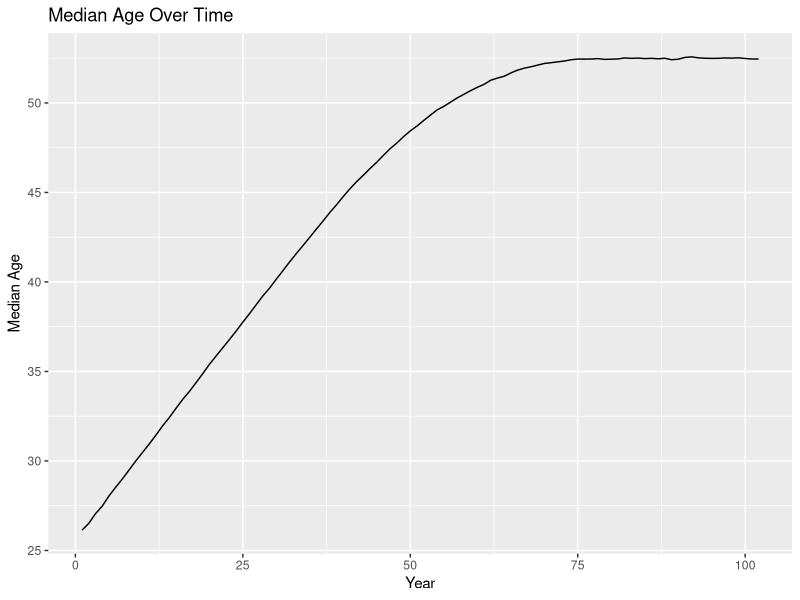
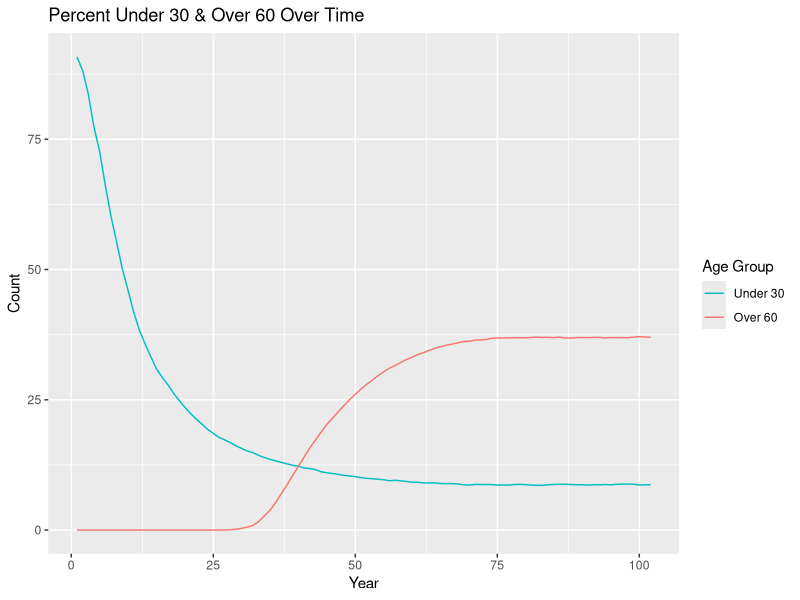
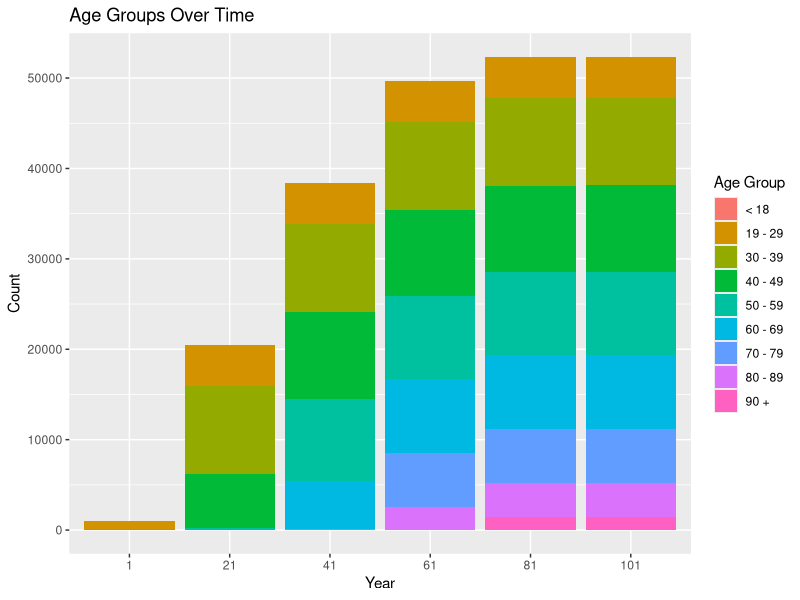
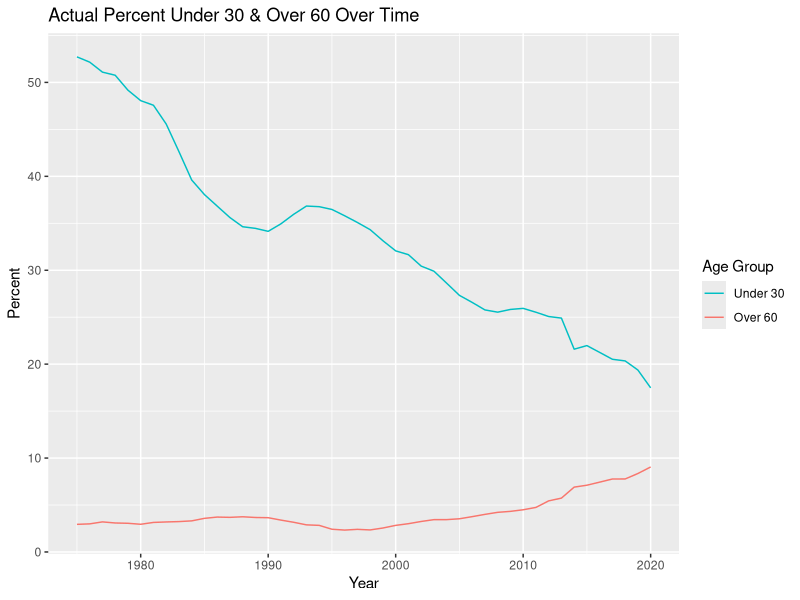
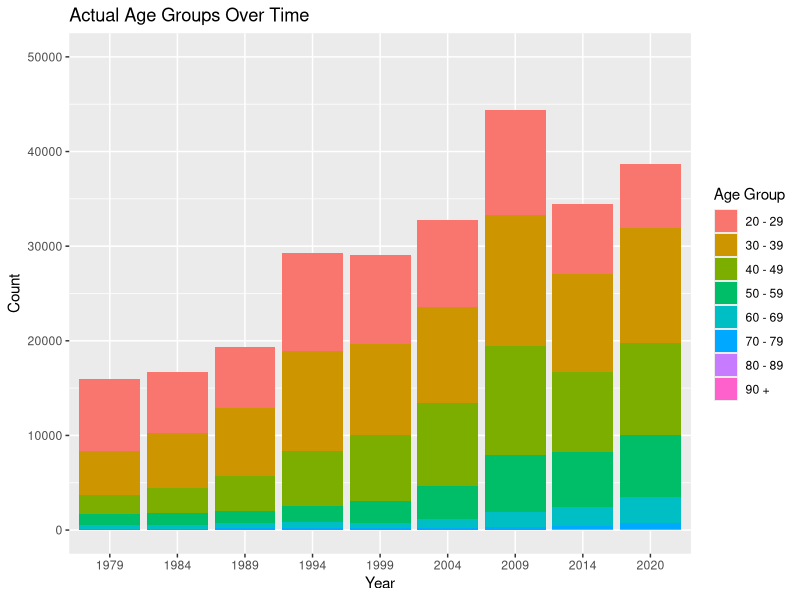
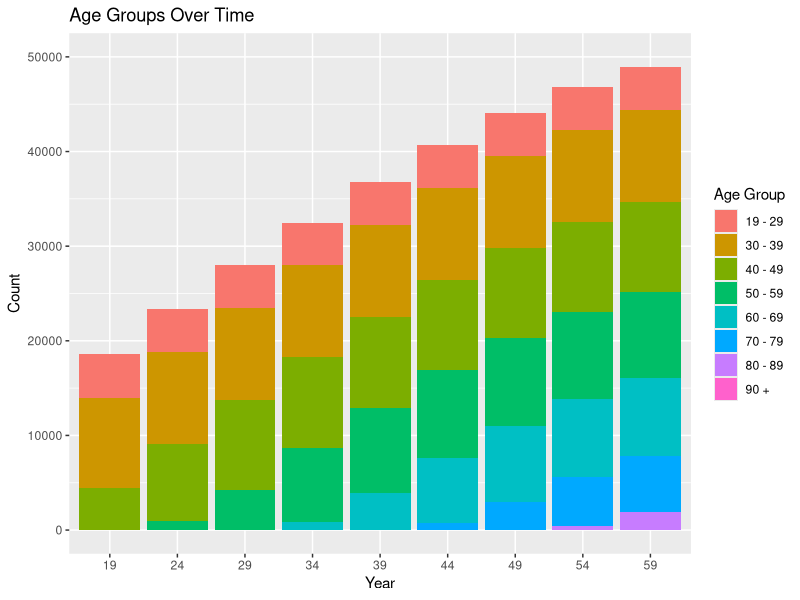
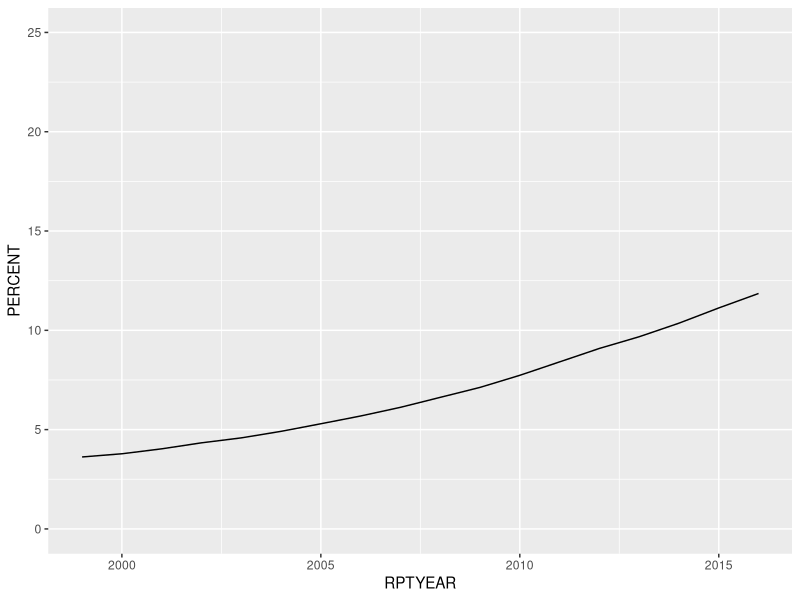
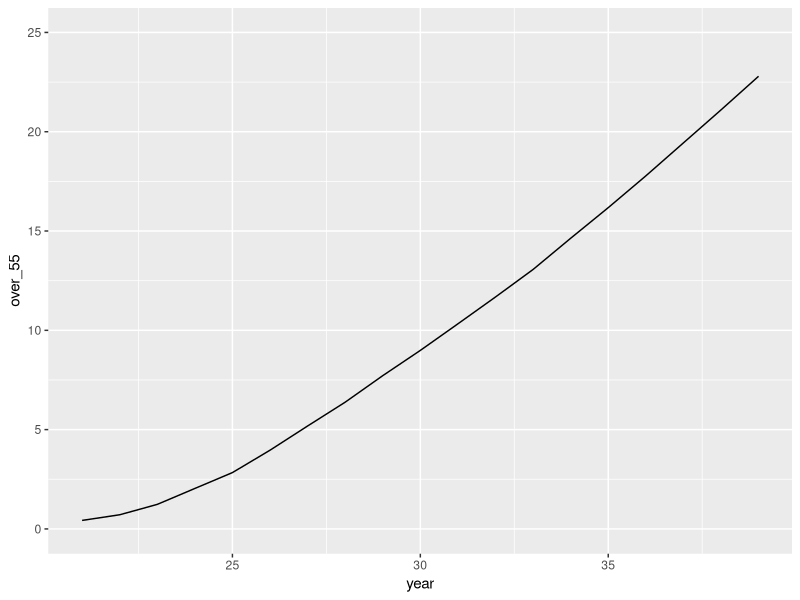

Source code (R) for these figures, in order:
## ---- chunk 1
knitr::opts_chunk$set(echo = TRUE)
## ---- chunk 2
library(tidyverse)
## ---- chunk 3
set.seed(12345)
## ---- chunk 4
population <- 
  rnorm(n = 1000, mean = 26, sd = 3) %>% 
  enframe() %>% 
  select(value) %>% 
  rename(original_age = value) %>% 
  mutate(current_age = original_age, years_incarcerated = 0)

overall <-
  tibble(year = 1, total_population = nrow(population), 
         median_age = median(population$current_age)) %>% 
  mutate("< 18" = pull(count(filter(population, current_age < 19))),
         "19 - 29" = pull(count(filter(population, current_age >= 19 & current_age < 30))),
         "30 - 39" = pull(count(filter(population, current_age >= 30 & current_age < 40))),
         "40 - 49" = pull(count(filter(population, current_age >= 40 & current_age < 50))),
         "50 - 59" = pull(count(filter(population, current_age >= 50 & current_age < 60))),
         "60 - 69" = pull(count(filter(population, current_age >= 60 & current_age < 70))),
         "70 - 79" = pull(count(filter(population, current_age >= 70 & current_age < 80))),
         "80 - 89" = pull(count(filter(population, current_age >= 80 & current_age < 90))),
         "90 +" = pull(count(filter(population, current_age >= 90))))
## ---- chunk 5
one_year_population <- function(data) {
  # age & years incarcerated increases by 1
  data$current_age <- data$current_age + 1
  data$years_incarcerated <- data$years_incarcerated + 1
  
  # creates age group cohorts & randomly removes fraction based on cohort
  less_than_18 <- filter(data, current_age < 19)
  less_than_18 <- sample_frac(less_than_18, (1 - 0.0055))
  
  `19_to_29` <- filter(data, current_age >= 19 & current_age < 30)
  `19_to_29` <- sample_frac(`19_to_29`, (1 - 0.0022))
  
  `30_to_39` <- filter(data, current_age >= 30 & current_age < 40)
  `30_to_39` <- sample_frac(`30_to_39`, (1 - 0.0023))
  
  `40_to_49` <- filter(data, current_age >= 40 & current_age < 50)
  `40_to_49` <- sample_frac(`40_to_49`, (1 - 0.0025))
  
  `50_to_59` <- filter(data, current_age >= 50 & current_age < 60)
  `50_to_59` <- sample_frac(`50_to_59`, (1 - 0.0060))
  
  `60_to_69` <- filter(data, current_age >= 60 & current_age < 70)
  `60_to_69` <- sample_frac(`60_to_69`, (1 - 0.0162))
  
  `70_to_79` <- filter(data, current_age >= 70 & current_age < 80)
  `70_to_79` <- sample_frac(`70_to_79`, (1 - 0.0424))
  
  `80_to_89` <- filter(data, current_age >= 80 & current_age < 90)
  `80_to_89` <- sample_frac(`80_to_89`, (1 - 0.0519))
  
  over_90 <- filter(data, current_age >= 90)
  over_90 <- sample_frac(over_90, (1 - 0.1250))
  
  data <- do.call("rbind", list(less_than_18, `19_to_29`, `30_to_39`, `40_to_49`, `50_to_59`, 
                                `60_to_69`,`70_to_79`, `80_to_89`, over_90))
  
  # adds 1000 more
  incoming <- 
    rnorm(n = 1000, mean = 26, sd = 3) %>% 
    enframe() %>% 
    select(value) %>% 
    rename(original_age = value) %>% 
    mutate(current_age = original_age, years_incarcerated = 0)
  data <- rbind(data, incoming)
  
  # removes any observations with age greater than 100
  data <- data %>% 
    filter(current_age < 100)
}

one_year_overall <- function(data, p) {
    incoming <-
      tibble(year = last(data$year) + 1, total_population = nrow(p),
             median_age = median(p$current_age)) %>% 
        mutate("< 18" = pull(count(filter(p, current_age < 19))),
               "19 - 29" = pull(count(filter(p, current_age >= 19 & current_age < 30))),
               "30 - 39" = pull(count(filter(p, current_age >= 30 & current_age < 40))),
               "40 - 49" = pull(count(filter(p, current_age >= 40 & current_age < 50))),
               "50 - 59" = pull(count(filter(p, current_age >= 50 & current_age < 60))),
               "60 - 69" = pull(count(filter(p, current_age >= 60 & current_age < 70))),
               "70 - 79" = pull(count(filter(p, current_age >= 70 & current_age < 80))),
               "80 - 89" = pull(count(filter(p, current_age >= 80 & current_age < 90))),
               "90 +" = pull(count(filter(p, current_age >= 90))))
    data <- rbind(data, incoming)
}
## ---- chunk 6
population <- one_year_population(population)
overall <- one_year_overall(overall, population)

# extend 100 years until stable
test_population <- population
test_overall <- overall
for (i in 1:100) {
  test_population <- one_year_population(test_population)
  test_overall <- one_year_overall(test_overall, test_population)
}
## ---- chunk 7
ggplot(data = test_overall, mapping = aes(x = year, y = median_age)) +
  geom_line() +
  labs(title = "Median Age Over Time", x = "Year", y = "Median Age")

test_overall %>% 
  mutate(under_30 = (`19 - 29` + `< 18`) / total_population * 100, 
         over_60 = (`60 - 69` + `70 - 79` + `80 - 89` + `90 +`) / total_population * 100) %>% 
  select(year, under_30, over_60) %>% 
  ggplot(data = ., mapping = aes(x = year, group = 1)) +
  geom_line(mapping = aes(y = under_30, color = "under_30")) +
  geom_line(mapping = aes(y = over_60, color = "over_60")) +
  labs(title = "Percent Under 30 & Over 60 Over Time", x = "Year", y = "Count") +
  scale_color_discrete(name = "Age Group",
                       breaks = c("under_30", "over_60"), labels = c("Under 30", "Over 60"))

test_overall_long <- test_overall %>% 
  select(year, `< 18`:`90 +`) %>% 
  mutate(year = as.character(year)) %>% 
  pivot_longer(-year, names_to = "age_group", values_to = "count")

ggplot(data = test_overall_long, mapping = aes(x = year, y = count, fill = age_group)) +
  geom_bar(position = "stack", stat = "identity") +
  labs(title = "Age Groups Over Time", x = "Year", y = "Count") +
  scale_x_discrete(limits = c("1", "21", "41", "61", "81", "101")) +
  scale_fill_discrete(name = "Age Group",
                      breaks = c("< 18", "19 - 29", "30 - 39", "40 - 49", "50 - 59", "60 - 69",
                                 "70 - 79", "80 - 89", "90 +"))
## ---- chunk 8
bar_race <- test_overall %>% 
  select(year, `< 18`:`90 +`) %>% 
  mutate(year = as.character(year)) %>% 
  pivot_longer(-year, names_to = "age_group", values_to = "count") %>% 
  pivot_wider(names_from = "year", values_from = "count")
## ---- chunk 9
actual <- read.csv("populations.csv")
actual %>% 
  mutate(Under30 = (AgeUnder20 + Age20to29) / PrisonPopulation * 100, 
         Over60 = (Age60to69 + Age70to79 + Age80to89 + Age90over) / PrisonPopulation * 100) %>% 
  select(year, PrisonPopulation, Under30, Over60) %>% 
  ggplot(data = ., mapping = aes(x = year, group = 1)) +
  geom_line(mapping = aes(y = Under30, color = "Under30")) +
  geom_line(mapping = aes(y = Over60, color = "Over60")) +
  labs(title = "Actual Percent Under 30 & Over 60 Over Time", x = "Year", y = "Percent") +
  scale_color_discrete(name = "Age Group",
                       breaks = c("Under30", "Over60"), labels = c("Under 30", "Over 60"))

actual_long <- actual %>% 
  select(year, AgeUnder20:Age90over) %>% 
  mutate(year = as.character(year)) %>% 
  pivot_longer(-year, names_to = "age_group", values_to = "count")

actual_long %>% 
  filter(age_group != "AgeUnder20") %>% 
  ggplot(data = ., mapping = aes(x = year, y = count, fill = age_group)) +
  geom_col() +
  labs(title = "Actual Age Groups Over Time", x = "Year", y = "Count") +
  scale_x_discrete(limits = c("1979", "1984", "1989", "1994", "1999", "2004", "2009", "2014", 
                              "2020")) +
  expand_limits(y = c(0, 50000)) +
  scale_fill_discrete(name = "Age Group",
                      breaks = c("Age20to29", "Age30to39", "Age40to49", "Age50to59", 
                                 "Age60to69", "Age70to79", "Age80to89", "Age90over"),
                      labels = c("20 - 29", "30 - 39", "40 - 49", "50 - 59", "60 - 69",
                                 "70 - 79", "80 - 89", "90 +"))

test_overall_long %>% 
  filter(age_group != "< 18") %>% 
  ggplot(data = ., mapping = aes(x = year, y = count, fill = age_group)) +
  geom_col() +
  labs(title = "Age Groups Over Time", x = "Year", y = "Count") +
  scale_x_discrete(limits = c("19", "24", "29", "34", "39", "44", "49", "54", "59")) +
  expand_limits(y = c(0, 50000)) +
  scale_fill_discrete(name = "Age Group",
                      breaks = c("19 - 29", "30 - 39", "40 - 49", "50 - 59", "60 - 69",
                                 "70 - 79", "80 - 89", "90 +"))
## ---- chunk 10
national <- read.csv("bjs.csv")
national %>% 
  filter(AGEYREND == "(5) 55+ years") %>%
  select(RPTYEAR, PERCENT) %>% 
  ggplot(data = ., mapping = aes(x = RPTYEAR, y = PERCENT)) +
  geom_line() +
  expand_limits(y = c(0, 25))

test_overall %>% 
  mutate(over_55 = (`50 - 59` / 2 + `60 - 69` + `70 - 79` + `80 - 89` + `90 +`) / 
           total_population * 100) %>% 
  select(year, over_55) %>% 
  filter(year > 20 & year < 40) %>% 
  ggplot(data = ., mapping = aes(x = year, y = over_55)) +
  geom_line() +
  expand_limits(y = c(0, 25))

ggplot(data = national, mapping = aes(x = RPTYEAR, y = COUNT_THSNDS, fill = AGEYREND)) +
  geom_col()

ggplot(data = national, mapping = aes(x = RPTYEAR, y = PERCENT, fill = AGEYREND)) +
  geom_bar(stat = "identity")
## ---- chunk 11
test_population_e <- test_population
test_overall_e <- test_overall
for (i in 1:100) {
  test_population_e <- one_year_population(test_population_e)
  test_overall_e <- one_year_overall(test_overall_e, test_population_e)
}
## ---- chunk 12
ggplot(data = test_overall_e, mapping = aes(x = year, y = median_age)) +
  geom_line() +
  labs(title = "Median Age Over Time", x = "Year", y = "Median Age")

test_overall_e %>% 
  mutate(under_30 = (`19 - 29` + `< 18`) / total_population * 100, 
         over_60 = (`60 - 69` + `70 - 79` + `80 - 89` + `90 +`) / total_population * 100) %>% 
  select(year, under_30, over_60) %>% 
  ggplot(data = ., mapping = aes(x = year, group = 1)) +
  geom_line(mapping = aes(y = under_30, color = "under_30")) +
  geom_line(mapping = aes(y = over_60, color = "over_60")) +
  labs(title = "Percent Under 30 & Over 60 Over Time", x = "Year", y = "Count") +
  scale_color_discrete(name = "Age Group",
                       breaks = c("under_30", "over_60"), labels = c("Under 30", "Over 60"))

test_overall_e_long <- test_overall_e %>% 
  select(year, `< 18`:`90 +`) %>% 
  mutate(year = as.character(year)) %>% 
  pivot_longer(-year, names_to = "age_group", values_to = "count") %>% 
  filter(year == "1" | year == "21" | year == "41" | year == "61" | year == "81" | 
           year == "101" | year == "121" | year == "141" | year == "161" | year == "181" |
           year == "201")

ggplot(data = test_overall_e_long, mapping = aes(x = year, y = count, fill = age_group)) +
  geom_bar(position = "stack", stat = "identity") +
  labs(title = "Age Groups Over Time", x = "Year", y = "Count") +
  scale_x_discrete(limits = c("1", "21", "41", "61", "81", "101", "121", "141", "161", "181", 
                              "201")) +
  scale_fill_discrete(name = "Age Group",
                      breaks = c("< 18", "19 - 29", "30 - 39", "40 - 49", "50 - 59", "60 - 69",
                                 "70 - 79", "80 - 89", "90 +"))

bar_race_e <- test_overall_e %>% 
  select(year, `< 18`:`90 +`) %>% 
  mutate(year = as.character(year)) %>% 
  pivot_longer(-year, names_to = "age_group", values_to = "count") %>% 
  pivot_wider(names_from = "year", values_from = "count")
## ---- chunk 13
one_year_parole <- function(data) {
  # age & years incarcerated increases by 1
  data$current_age <- data$current_age + 1
  data$years_incarcerated <- data$years_incarcerated + 1
  
  # creates age group cohorts & randomly removes fraction based on cohort
  less_than_18 <- filter(data, current_age < 19)
  less_than_18 <- sample_frac(less_than_18, (1 - 0.0055))
  
  `19_to_29` <- filter(data, current_age >= 19 & current_age < 30)
  `19_to_29` <- sample_frac(`19_to_29`, (1 - 0.0022))
  
  `30_to_39` <- filter(data, current_age >= 30 & current_age < 40)
  `30_to_39` <- sample_frac(`30_to_39`, (1 - 0.0023))
  
  `40_to_49` <- filter(data, current_age >= 40 & current_age < 50)
  `40_to_49` <- sample_frac(`40_to_49`, (1 - 0.0025))
  
  `50_to_59` <- filter(data, current_age >= 50 & current_age < 60)
  `50_to_59` <- sample_frac(`50_to_59`, (1 - 0.0060))
  
  `60_to_69` <- filter(data, current_age >= 60 & current_age < 70)
  `60_to_69` <- sample_frac(`60_to_69`, (1 - 0.0162))
  
  `70_to_79` <- filter(data, current_age >= 70 & current_age < 80)
  `70_to_79` <- sample_frac(`70_to_79`, (1 - 0.0424))
  
  `80_to_89` <- filter(data, current_age >= 80 & current_age < 90)
  `80_to_89` <- sample_frac(`80_to_89`, (1 - 0.0519))
  
  over_90 <- filter(data, current_age >= 90)
  over_90 <- sample_frac(over_90, (1 - 0.1250))
  
  data <- do.call("rbind", list(less_than_18, `19_to_29`, `30_to_39`, `40_to_49`, `50_to_59`, 
                                `60_to_69`,`70_to_79`, `80_to_89`, over_90))
  
  eligible <- sample_frac(filter(data, years_incarcerated >= 20), 0.9)
  ineligible <- filter(data, years_incarcerated < 20)
  data <- rbind(eligible, ineligible)
  
  # adds 1000 more
  incoming <- 
    rnorm(n = 1000, mean = 26, sd = 3) %>% 
    enframe() %>% 
    select(value) %>% 
    rename(original_age = value) %>% 
    mutate(current_age = original_age, years_incarcerated = 0)
  data <- rbind(data, incoming)
  
  # removes any observations with age greater than 100
  data <- data %>% 
    filter(current_age < 100)
}
## ---- chunk 14
parole_population <- population
parole_overall <- overall

for (i in 1:100) {
  parole_population <- one_year_parole(parole_population)
  parole_overall <- one_year_overall(parole_overall, parole_population)
}
## ---- chunk 15
ggplot(data = parole_overall, mapping = aes(x = year, y = median_age)) +
  geom_line() +
  labs(title = "Median Age Over Time with Parole", x = "Year", y = "Median Age")

parole_overall %>% 
  mutate(under_30 = (`19 - 29` + `< 18`) / total_population * 100, 
         over_60 = (`60 - 69` + `70 - 79` + `80 - 89` + `90 +`) / total_population * 100) %>% 
  select(year, under_30, over_60) %>% 
  ggplot(data = ., mapping = aes(x = year, group = 1)) +
  geom_line(mapping = aes(y = under_30, color = "under_30")) +
  geom_line(mapping = aes(y = over_60, color = "over_60")) +
  labs(title = "Percent Under 30 & Over 60 Over Time with Parole", x = "Year", y = "Count") +
  scale_color_discrete(name = "Age Group",
                       breaks = c("under_30", "over_60"), labels = c("Under 30", "Over 60"))

parole_overall_long <- parole_overall %>% 
  select(year, `< 18`:`90 +`) %>% 
  mutate(year = as.character(year)) %>% 
  pivot_longer(-year, names_to = "age_group", values_to = "count")

ggplot(data = parole_overall_long, mapping = aes(x = year, y = count, fill = age_group)) +
  geom_bar(position = "stack", stat = "identity") +
  labs(title = "Age Groups Over Time with Parole", x = "Year", y = "Count") +
  scale_x_discrete(limits = c("1", "21", "41", "61", "81", "101")) +
  scale_fill_discrete(name = "Age Group",
                      breaks = c("< 18", "19 - 29", "30 - 39", "40 - 49", "50 - 59", "60 - 69",
                                 "70 - 79", "80 - 89", "90 +"))
